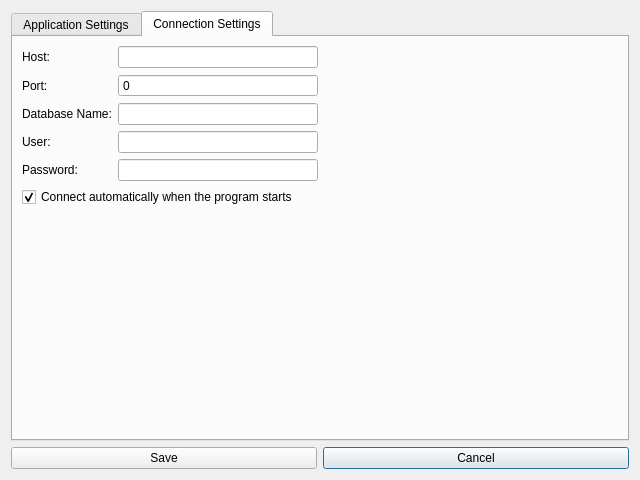
<?xml version="1.0" encoding="UTF-8"?>
<ui version="4.0">
 <class>SettingsWindow</class>
 <widget class="QDialog" name="SettingsWindow">
  <property name="geometry">
   <rect>
    <x>0</x>
    <y>0</y>
    <width>640</width>
    <height>480</height>
   </rect>
  </property>
  <property name="minimumSize">
   <size>
    <width>640</width>
    <height>480</height>
   </size>
  </property>
  <property name="maximumSize">
   <size>
    <width>640</width>
    <height>480</height>
   </size>
  </property>
  <property name="windowTitle">
   <string>Dialog</string>
  </property>
  <property name="modal">
   <bool>true</bool>
  </property>
  <layout class="QVBoxLayout" name="verticalLayout_4">
   <item>
    <layout class="QGridLayout" name="gridLayout">
     <item row="2" column="1">
      <widget class="QPushButton" name="PB_cancel">
       <property name="text">
        <string>Cancel</string>
       </property>
      </widget>
     </item>
     <item row="2" column="0">
      <widget class="QPushButton" name="PB_save">
       <property name="text">
        <string>Save</string>
       </property>
      </widget>
     </item>
     <item row="0" column="0" colspan="2">
      <widget class="QTabWidget" name="tabWidget">
       <property name="currentIndex">
        <number>1</number>
       </property>
       <widget class="QWidget" name="TAB_applicationSettings">
        <attribute name="title">
         <string>Application Settings</string>
        </attribute>
        <layout class="QVBoxLayout" name="verticalLayout">
         <item>
          <layout class="QGridLayout" name="gridLayout_3" columnstretch="0,0">
           <item row="0" column="0">
            <widget class="QGroupBox" name="GRBOX_language">
             <property name="minimumSize">
              <size>
               <width>200</width>
               <height>0</height>
              </size>
             </property>
             <property name="title">
              <string>Language</string>
             </property>
             <layout class="QVBoxLayout" name="verticalLayout_2">
              <item>
               <widget class="QComboBox" name="CBOX_language"/>
              </item>
             </layout>
            </widget>
           </item>
           <item row="0" column="1">
            <spacer name="horizontalSpacer">
             <property name="orientation">
              <enum>Qt::Orientation::Horizontal</enum>
             </property>
             <property name="sizeHint" stdset="0">
              <size>
               <width>40</width>
               <height>20</height>
              </size>
             </property>
            </spacer>
           </item>
           <item row="1" column="0" colspan="2">
            <widget class="QGroupBox" name="GRBOX_mainWindowSize">
             <property name="title">
              <string>Main Window Size</string>
             </property>
             <layout class="QFormLayout" name="formLayout">
              <item row="0" column="0">
               <widget class="QSpinBox" name="SPBOX_mainWindowWidth">
                <property name="minimumSize">
                 <size>
                  <width>50</width>
                  <height>0</height>
                 </size>
                </property>
                <property name="buttonSymbols">
                 <enum>QAbstractSpinBox::ButtonSymbols::NoButtons</enum>
                </property>
                <property name="minimum">
                 <number>640</number>
                </property>
                <property name="maximum">
                 <number>999999999</number>
                </property>
               </widget>
              </item>
              <item row="0" column="1">
               <widget class="QLabel" name="L_mainWindowWidth">
                <property name="text">
                 <string>Width</string>
                </property>
               </widget>
              </item>
              <item row="1" column="0">
               <widget class="QSpinBox" name="SPBOX_mainWindowHeight">
                <property name="minimumSize">
                 <size>
                  <width>50</width>
                  <height>0</height>
                 </size>
                </property>
                <property name="buttonSymbols">
                 <enum>QAbstractSpinBox::ButtonSymbols::NoButtons</enum>
                </property>
                <property name="minimum">
                 <number>480</number>
                </property>
                <property name="maximum">
                 <number>999999999</number>
                </property>
               </widget>
              </item>
              <item row="1" column="1">
               <widget class="QLabel" name="L_mainWindowHeight">
                <property name="text">
                 <string>Height</string>
                </property>
               </widget>
              </item>
              <item row="2" column="0" colspan="2">
               <widget class="QCheckBox" name="CHBOX_restoreMainWindow">
                <property name="text">
                 <string>Restore Main Window</string>
                </property>
               </widget>
              </item>
             </layout>
            </widget>
           </item>
           <item row="2" column="0" rowspan="2" colspan="2">
            <widget class="QGroupBox" name="GRBOX_formats">
             <property name="title">
              <string>Formats</string>
             </property>
             <layout class="QVBoxLayout" name="verticalLayout_3">
              <item>
               <widget class="QGroupBox" name="GRBOX_dateFormat">
                <property name="title">
                 <string>Date Format</string>
                </property>
                <layout class="QFormLayout" name="formLayout_2">
                 <item row="1" column="0">
                  <widget class="QLineEdit" name="LEDIT_dateFormat"/>
                 </item>
                </layout>
               </widget>
              </item>
             </layout>
            </widget>
           </item>
          </layout>
         </item>
         <item>
          <spacer name="verticalSpacer">
           <property name="orientation">
            <enum>Qt::Orientation::Vertical</enum>
           </property>
           <property name="sizeHint" stdset="0">
            <size>
             <width>20</width>
             <height>40</height>
            </size>
           </property>
          </spacer>
         </item>
        </layout>
       </widget>
       <widget class="QWidget" name="TAB_connectionSettings">
        <attribute name="title">
         <string>Connection Settings</string>
        </attribute>
        <layout class="QVBoxLayout" name="verticalLayout_5">
         <item>
          <layout class="QGridLayout" name="gridLayout_2">
           <item row="0" column="1">
            <widget class="QLineEdit" name="LE_host"/>
           </item>
           <item row="3" column="1">
            <widget class="QLineEdit" name="LE_user"/>
           </item>
           <item row="3" column="0">
            <widget class="QLabel" name="L_user">
             <property name="text">
              <string>User:</string>
             </property>
            </widget>
           </item>
           <item row="2" column="1">
            <widget class="QLineEdit" name="LE_dbName"/>
           </item>
           <item row="2" column="0">
            <widget class="QLabel" name="L_dbName">
             <property name="text">
              <string>Database Name:</string>
             </property>
            </widget>
           </item>
           <item row="1" column="1">
            <widget class="QSpinBox" name="SPB_port">
             <property name="buttonSymbols">
              <enum>QAbstractSpinBox::ButtonSymbols::NoButtons</enum>
             </property>
            </widget>
           </item>
           <item row="1" column="0">
            <widget class="QLabel" name="L_port">
             <property name="text">
              <string>Port:</string>
             </property>
            </widget>
           </item>
           <item row="0" column="0">
            <widget class="QLabel" name="L_host">
             <property name="text">
              <string>Host:</string>
             </property>
            </widget>
           </item>
           <item row="2" column="2">
            <spacer name="horizontalSpacer_2">
             <property name="orientation">
              <enum>Qt::Orientation::Horizontal</enum>
             </property>
             <property name="sizeType">
              <enum>QSizePolicy::Policy::Fixed</enum>
             </property>
             <property name="sizeHint" stdset="0">
              <size>
               <width>300</width>
               <height>20</height>
              </size>
             </property>
            </spacer>
           </item>
           <item row="4" column="0">
            <widget class="QLabel" name="L_password">
             <property name="text">
              <string>Password:</string>
             </property>
            </widget>
           </item>
           <item row="4" column="1">
            <widget class="QLineEdit" name="LE_password"/>
           </item>
           <item row="5" column="0" colspan="2">
            <widget class="QCheckBox" name="CHBOX_autoConnect">
             <property name="text">
              <string>Connect automatically when the program starts</string>
             </property>
             <property name="checked">
              <bool>true</bool>
             </property>
            </widget>
           </item>
          </layout>
         </item>
         <item>
          <spacer name="verticalSpacer_2">
           <property name="orientation">
            <enum>Qt::Orientation::Vertical</enum>
           </property>
           <property name="sizeHint" stdset="0">
            <size>
             <width>20</width>
             <height>40</height>
            </size>
           </property>
          </spacer>
         </item>
        </layout>
       </widget>
      </widget>
     </item>
    </layout>
   </item>
  </layout>
 </widget>
 <resources/>
 <connections/>
</ui>
